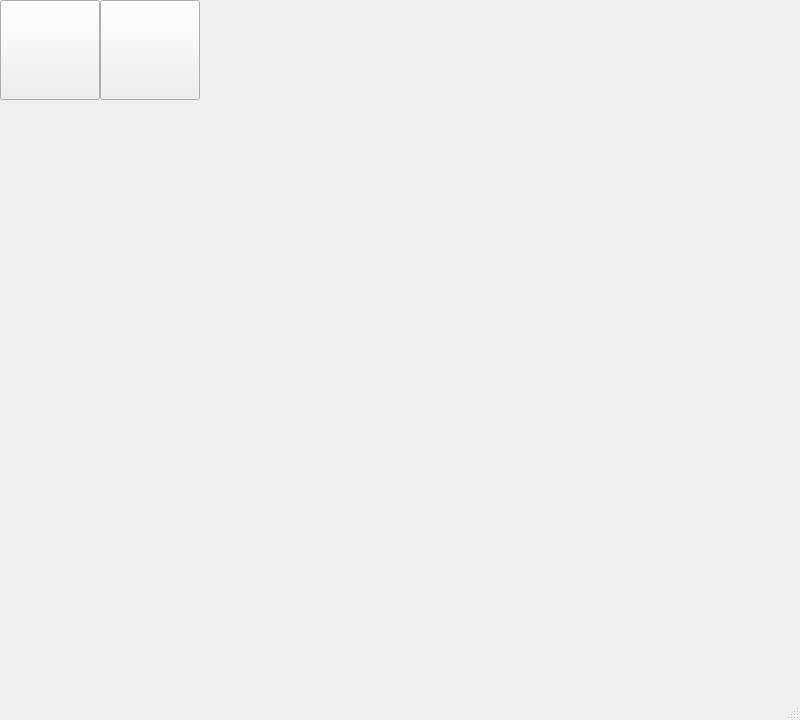
<?xml version="1.0" encoding="UTF-8"?>
<ui version="4.0">
 <class>MainWindow</class>
 <widget class="QMainWindow" name="MainWindow">
  <property name="geometry">
   <rect>
    <x>0</x>
    <y>0</y>
    <width>800</width>
    <height>720</height>
   </rect>
  </property>
  <property name="windowTitle">
   <string>MainWindow</string>
  </property>
  <widget class="QWidget" name="centralwidget">
   <widget class="QStackedWidget" name="stackedWidget">
    <property name="geometry">
     <rect>
      <x>0</x>
      <y>100</y>
      <width>800</width>
      <height>600</height>
     </rect>
    </property>
    <property name="currentIndex">
     <number>0</number>
    </property>
    <widget class="Homepage" name="page"/>
    <widget class="Setting" name="page_2"/>
   </widget>
   <widget class="QPushButton" name="Home">
    <property name="geometry">
     <rect>
      <x>0</x>
      <y>0</y>
      <width>100</width>
      <height>100</height>
     </rect>
    </property>
    <property name="toolTip">
     <string>&lt;html&gt;&lt;head/&gt;&lt;body&gt;&lt;p&gt;主页&lt;/p&gt;&lt;/body&gt;&lt;/html&gt;</string>
    </property>
    <property name="styleSheet">
     <string notr="true">background-image: url(:/image/homepage.png);
</string>
    </property>
    <property name="text">
     <string/>
    </property>
   </widget>
   <widget class="QPushButton" name="Set">
    <property name="geometry">
     <rect>
      <x>100</x>
      <y>0</y>
      <width>100</width>
      <height>100</height>
     </rect>
    </property>
    <property name="toolTip">
     <string>&lt;html&gt;&lt;head/&gt;&lt;body&gt;&lt;p&gt;设置&lt;/p&gt;&lt;/body&gt;&lt;/html&gt;</string>
    </property>
    <property name="styleSheet">
     <string notr="true">image: url(:/image/setting.png);</string>
    </property>
    <property name="text">
     <string/>
    </property>
   </widget>
  </widget>
  <widget class="QMenuBar" name="menubar">
   <property name="geometry">
    <rect>
     <x>0</x>
     <y>0</y>
     <width>800</width>
     <height>17</height>
    </rect>
   </property>
  </widget>
  <widget class="QStatusBar" name="statusbar"/>
 </widget>
 <customwidgets>
  <customwidget>
   <class>Homepage</class>
   <extends>QWidget</extends>
   <header location="global">homepage.h</header>
   <container>1</container>
  </customwidget>
  <customwidget>
   <class>Setting</class>
   <extends>QWidget</extends>
   <header location="global">setting.h</header>
   <container>1</container>
  </customwidget>
 </customwidgets>
 <resources/>
 <connections/>
</ui>
